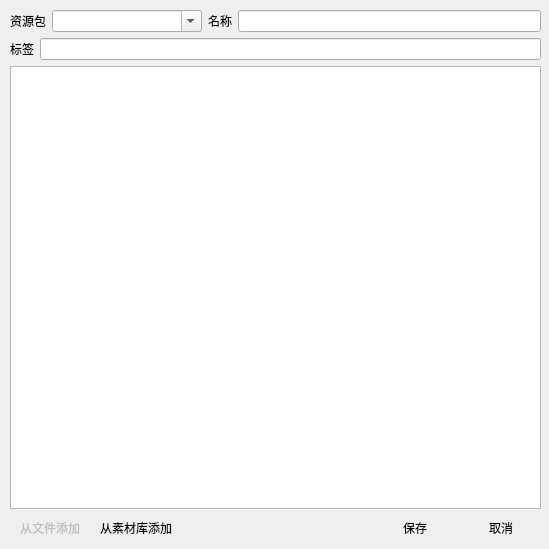
<?xml version="1.0" encoding="UTF-8"?>
<ui version="4.0">
 <class>SoundDefineWindow</class>
 <widget class="QWidget" name="SoundDefineWindow">
  <property name="geometry">
   <rect>
    <x>0</x>
    <y>0</y>
    <width>549</width>
    <height>549</height>
   </rect>
  </property>
  <property name="windowTitle">
   <string>声音定义</string>
  </property>
  <property name="windowIcon">
   <iconset resource="orion2.qrc">
    <normaloff>:/images/unique32.png</normaloff>:/images/unique32.png</iconset>
  </property>
  <widget class="QWidget" name="layoutWidget">
   <property name="geometry">
    <rect>
     <x>10</x>
     <y>10</y>
     <width>531</width>
     <height>531</height>
    </rect>
   </property>
   <layout class="QVBoxLayout" name="verticalLayout">
    <item>
     <layout class="QHBoxLayout" name="horizontalLayout_5">
      <item>
       <widget class="QLabel" name="label_2">
        <property name="text">
         <string>资源包</string>
        </property>
       </widget>
      </item>
      <item>
       <widget class="QComboBox" name="pkgcomboBox">
        <property name="sizePolicy">
         <sizepolicy hsizetype="Preferred" vsizetype="Fixed">
          <horstretch>0</horstretch>
          <verstretch>0</verstretch>
         </sizepolicy>
        </property>
        <property name="minimumSize">
         <size>
          <width>150</width>
          <height>0</height>
         </size>
        </property>
        <property name="editable">
         <bool>true</bool>
        </property>
       </widget>
      </item>
      <item>
       <widget class="QLabel" name="aliaslabel">
        <property name="text">
         <string>名称</string>
        </property>
       </widget>
      </item>
      <item>
       <widget class="QLineEdit" name="namelineEdit">
        <property name="sizePolicy">
         <sizepolicy hsizetype="Expanding" vsizetype="Fixed">
          <horstretch>1</horstretch>
          <verstretch>0</verstretch>
         </sizepolicy>
        </property>
        <property name="maxLength">
         <number>32</number>
        </property>
        <property name="readOnly">
         <bool>false</bool>
        </property>
        <property name="placeholderText">
         <string/>
        </property>
       </widget>
      </item>
     </layout>
    </item>
    <item>
     <layout class="QHBoxLayout" name="horizontalLayout">
      <item>
       <widget class="QLabel" name="label_4">
        <property name="text">
         <string>标签</string>
        </property>
       </widget>
      </item>
      <item>
       <widget class="QLineEdit" name="taglineEdit">
        <property name="sizePolicy">
         <sizepolicy hsizetype="Expanding" vsizetype="Fixed">
          <horstretch>1</horstretch>
          <verstretch>0</verstretch>
         </sizepolicy>
        </property>
       </widget>
      </item>
     </layout>
    </item>
    <item>
     <widget class="QListWidget" name="listWidget"/>
    </item>
    <item>
     <layout class="QHBoxLayout" name="horizontalLayout_2">
      <item>
       <widget class="QPushButton" name="filepushButton">
        <property name="enabled">
         <bool>false</bool>
        </property>
        <property name="text">
         <string>从文件添加</string>
        </property>
        <property name="icon">
         <iconset resource="orion2.qrc">
          <normaloff>:/images/add.png</normaloff>:/images/add.png</iconset>
        </property>
        <property name="iconSize">
         <size>
          <width>32</width>
          <height>32</height>
         </size>
        </property>
        <property name="flat">
         <bool>true</bool>
        </property>
       </widget>
      </item>
      <item>
       <widget class="QPushButton" name="gallerypushButton">
        <property name="text">
         <string>从素材库添加</string>
        </property>
        <property name="icon">
         <iconset resource="orion2.qrc">
          <normaloff>:/images/add.png</normaloff>:/images/add.png</iconset>
        </property>
        <property name="iconSize">
         <size>
          <width>32</width>
          <height>32</height>
         </size>
        </property>
        <property name="flat">
         <bool>true</bool>
        </property>
       </widget>
      </item>
      <item>
       <spacer name="horizontalSpacer">
        <property name="orientation">
         <enum>Qt::Horizontal</enum>
        </property>
        <property name="sizeHint" stdset="0">
         <size>
          <width>40</width>
          <height>20</height>
         </size>
        </property>
       </spacer>
      </item>
      <item>
       <widget class="QPushButton" name="savepushButton">
        <property name="text">
         <string>保存</string>
        </property>
        <property name="icon">
         <iconset resource="orion2.qrc">
          <normaloff>:/images/ok.png</normaloff>:/images/ok.png</iconset>
        </property>
        <property name="iconSize">
         <size>
          <width>32</width>
          <height>32</height>
         </size>
        </property>
        <property name="flat">
         <bool>true</bool>
        </property>
       </widget>
      </item>
      <item>
       <widget class="QPushButton" name="cancelpushButton">
        <property name="text">
         <string>取消</string>
        </property>
        <property name="icon">
         <iconset resource="orion2.qrc">
          <normaloff>:/images/cancel.png</normaloff>:/images/cancel.png</iconset>
        </property>
        <property name="iconSize">
         <size>
          <width>32</width>
          <height>32</height>
         </size>
        </property>
        <property name="flat">
         <bool>true</bool>
        </property>
       </widget>
      </item>
     </layout>
    </item>
   </layout>
  </widget>
 </widget>
 <resources>
  <include location="orion2.qrc"/>
 </resources>
 <connections/>
</ui>
